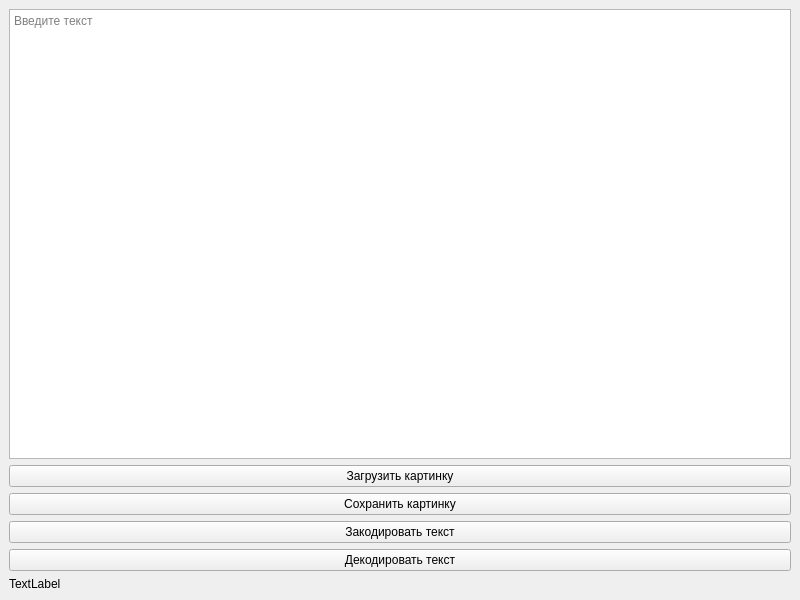
<?xml version="1.0" encoding="UTF-8"?>
<ui version="4.0">
 <class>MainWindow</class>
 <widget class="QMainWindow" name="MainWindow">
  <property name="geometry">
   <rect>
    <x>0</x>
    <y>0</y>
    <width>800</width>
    <height>600</height>
   </rect>
  </property>
  <property name="windowTitle">
   <string>MainWindow</string>
  </property>
  <property name="styleSheet">
   <string notr="true">QPushButton:hover{color: blue; font: bold 10pt;}</string>
  </property>
  <widget class="QWidget" name="centralwidget">
   <layout class="QVBoxLayout" name="verticalLayout">
    <item>
     <widget class="QPlainTextEdit" name="plainTextEdit">
      <property name="placeholderText">
       <string>Введите текст</string>
      </property>
     </widget>
    </item>
    <item>
     <widget class="QPushButton" name="pushButton">
      <property name="text">
       <string>Загрузить картинку</string>
      </property>
     </widget>
    </item>
    <item>
     <widget class="QPushButton" name="pushButton_2">
      <property name="text">
       <string>Сохранить картинку</string>
      </property>
     </widget>
    </item>
    <item>
     <widget class="QPushButton" name="pushButton_3">
      <property name="text">
       <string>Закодировать текст</string>
      </property>
     </widget>
    </item>
    <item>
     <widget class="QPushButton" name="pushButton_4">
      <property name="text">
       <string>Декодировать текст</string>
      </property>
     </widget>
    </item>
    <item>
     <widget class="QLabel" name="label">
      <property name="text">
       <string>TextLabel</string>
      </property>
     </widget>
    </item>
   </layout>
  </widget>
 </widget>
 <resources/>
 <connections/>
</ui>
